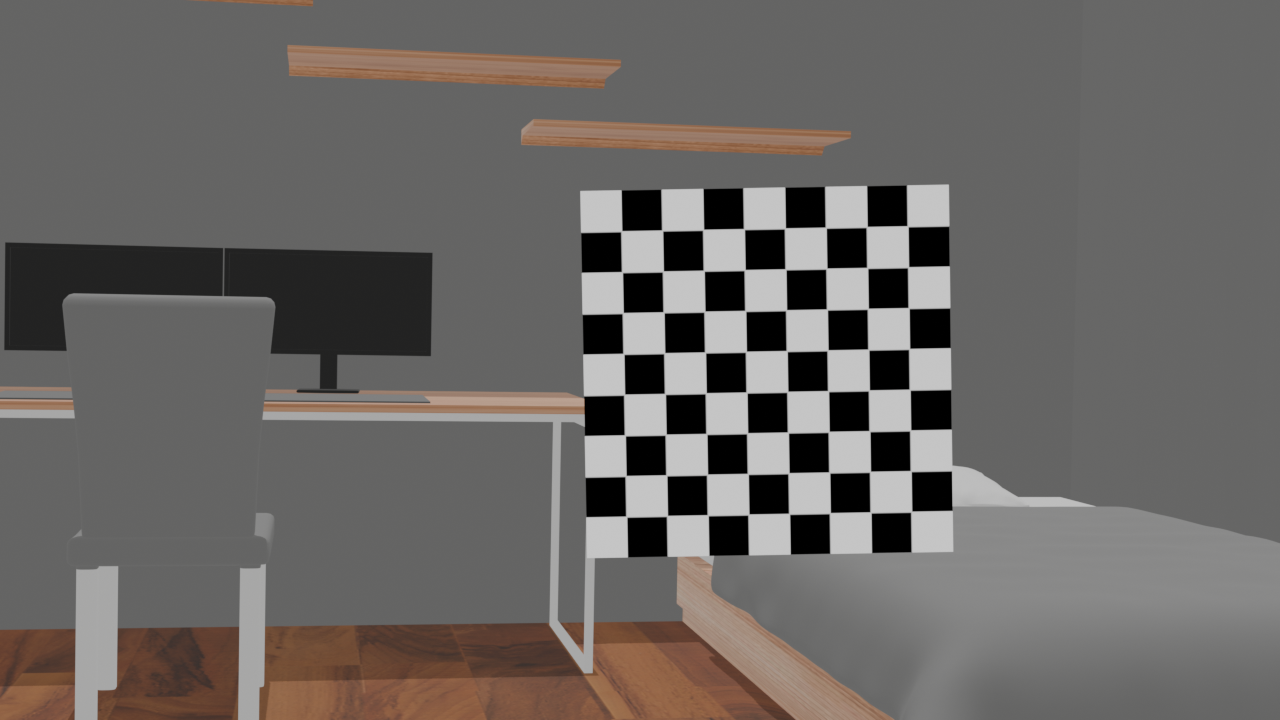
#> input picture calibrationLFC/imageset/pose_000_Center.png, 1280 x 720 px
$ python testCorners.py
#> lines starting #> are read from the running program, lines starting #| are printed output that depends on the picture; after the words box and inside, x2 and y2 are one past the last pixel; in counts of white or black regions, pixels touching at a corner belong together
### calibrationLFC/InitialCalibration.py
import cv2
import numpy as np
from CalibrationState import CalibrationState
from scipy.optimize import least_squares


class InitialCalibration:

    def __init__(self, chessboardSize=(8,8), squareSize=0.11):
        self.chessboardSize = chessboardSize
        self.squareSize = squareSize
        self.criteria = (cv2.TERM_CRITERIA_EPS + cv2.TERM_CRITERIA_MAX_ITER, 30, 0.001)

    # ---------------------------
    # Helper: object points, corner detection
    # ---------------------------
    # [6 lines left out: function createObjectPoints, not called in this run]

    def detectCorners(self, imagePath):
#> called with imagePath = 'imageset/pose_000_Center.png'
        img = cv2.imread(imagePath)
#> img is the input picture: shape (720, 1280, 3); mean B, G, R 99.6, 102.1, 106
        if img is None:
            return False, None, None
        gray = cv2.cvtColor(img, cv2.COLOR_BGR2GRAY)

        found, corners = cv2.findChessboardCorners(gray, self.chessboardSize)
#> found = True; corners = 64 rows, first 8: [622.4, 230.5], [661.4, 229.5], [703.1, 229.5], [744.7, 229.7], [785, 228.4], [826.5, 228.5], [866.5, 227], [908.5, 227.5]
        if not found:
            return False, None, None

        refined = cv2.cornerSubPix(gray, corners, (11, 11), (-1, -1), self.criteria)
#> refined = 64 rows, first 8: [621.3, 231.2], [662.2, 230.4], [703.1, 229.7], [744, 229], [784.9, 228.4], [825.7, 227.6], [866.7, 226.9], [907.6, 226.2]
        return True, refined, gray.shape[::-1]

    # -------------------------------------------------------
    # Step 1: Intrinsic calibration per camera
    # -------------------------------------------------------
    # [369 lines left out: functions calibrateIntrinsics, calibrateExtrinsics, bundleAdjustExtrinsics, run, not called in this run]

### calibrationLFC/testCorners.py
import cv2
from InitialCalibration import InitialCalibration

# 9x9 Squares -> 8x8 inner corners
CAL = InitialCalibration(chessboardSize=(8, 8), squareSize=0.02)

def debug_image(path):
    print("Testing:", path)
    ok, corners, _ = CAL.detectCorners(path)
#> ok = True; corners has the same summary as refined in detectCorners
    print("  found:", ok)
#|   found: True

    img = cv2.imread(path)
    if img is None:
        print("  ERROR: could not load image")
        return

    # Wenn erkannt → Ecken draufmalen
    if ok:
        cv2.drawChessboardCorners(img, CAL.chessboardSize, corners, ok)
#> img: shape (720, 1280, 3); 1.93% of pixels changed, all inside (x1, y1, x2, y2) = (615, 220, 918, 524)

    cv2.imshow(path, img)
    cv2.waitKey(0)
    cv2.destroyAllWindows()

if __name__ == "__main__":
    debug_image("imageset/pose_000_Center.png")
    debug_image("imageset/pose_000_Right1.png")
#> call 2 of detectCorners, with imagePath = 'imageset/pose_000_Right1.png'
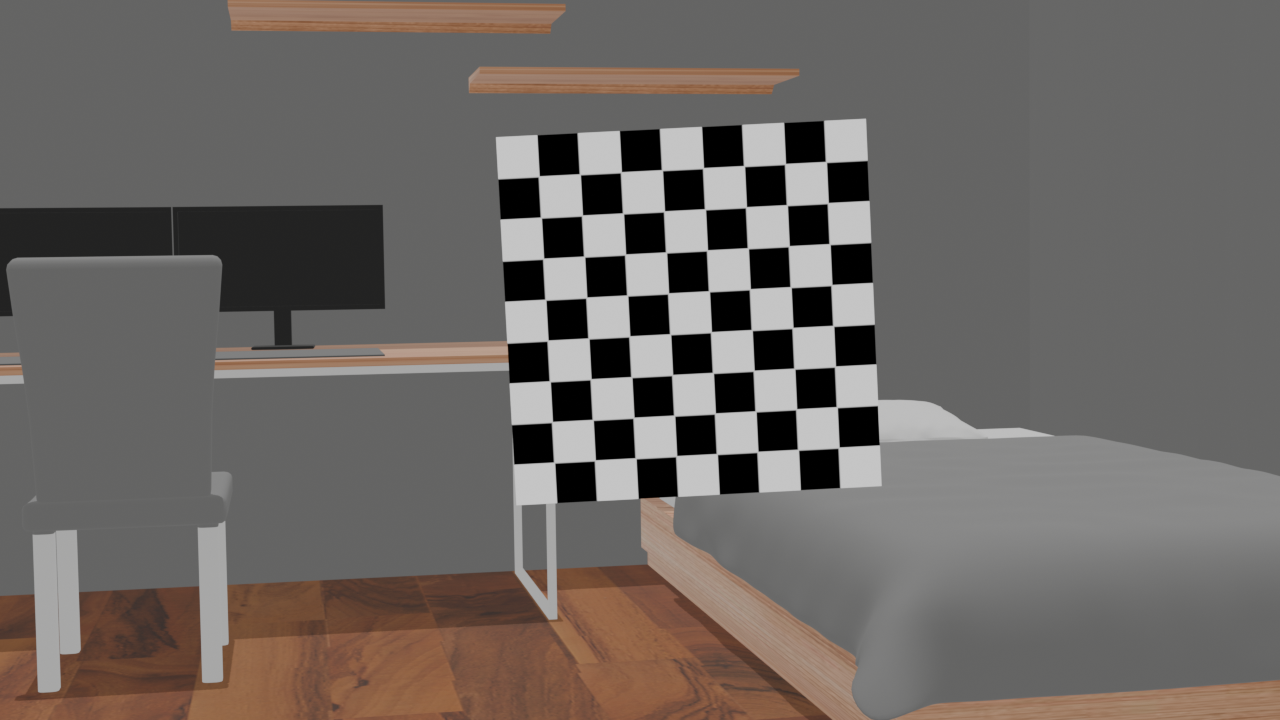
#> input picture calibrationLFC/imageset/pose_000_Right1.png, 1280 x 720 px
#> in detectCorners, img is the input picture: shape (720, 1280, 3); mean B, G, R 99, 102.7, 108.5
#> in detectCorners (call 2), `found, corners = cv2.findChessboardCorners(gray, self.chessboardSize)`: corners = 64 rows, first 8: [537.7, 177.5], [580.6, 175.3], [621, 172.4], [662.6, 170.7], [702.9, 168.5], [744.5, 166.6], [784.3, 164.7], [825.6, 161.5]
#> in detectCorners (call 2), `refined = cv2.cornerSubPix(gray, corners, (11, 11), (-1, -1), self.cri..`: refined = 64 rows, first 8: [538.7, 176.4], [579.8, 174.3], [620.9, 172.2], [662, 170.1], [703, 168.1], [744, 166], [785, 163.9], [825.9, 161.9]
#> in debug_image (call 2), `ok, corners, _ = CAL.detectCorners(path)`: corners has the same summary as refined in detectCorners
#|   found: True
#> in debug_image (call 2), `cv2.drawChessboardCorners(img, CAL.chessboardSize, corners, ok)`: img: shape (720, 1280, 3); 1.93% of pixels changed, all inside (x1, y1, x2, y2) = (533, 156, 846, 469)
    debug_image("imageset/pose_000_Right3.png")
#> call 3 of debug_image, with path = 'imageset/pose_000_Right3.png'
#> call 3 of detectCorners, with imagePath = 'imageset/pose_000_Right3.png'
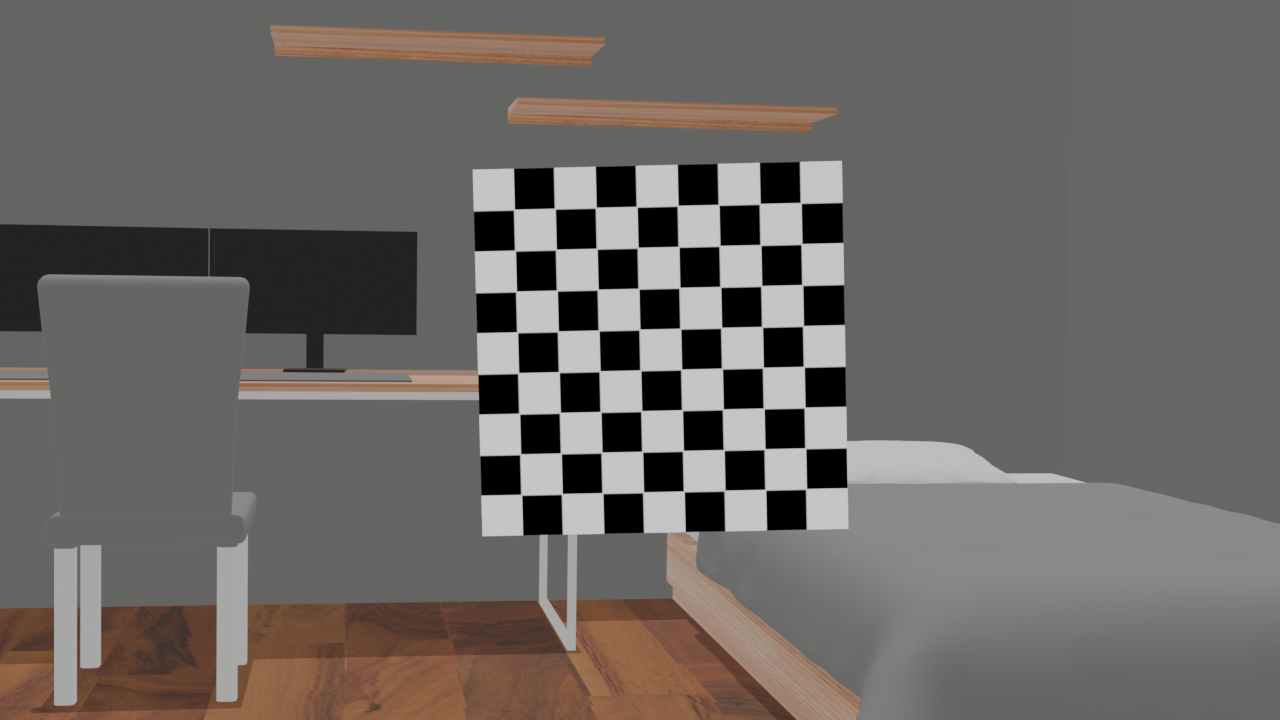
#> input picture calibrationLFC/imageset/pose_000_Right3.png, 1280 x 720 px
#> in detectCorners, img is the input picture: shape (720, 1280, 3); mean B, G, R 99.7, 102.6, 107
#> in detectCorners (call 3), `gray = cv2.cvtColor(img, cv2.COLOR_BGR2GRAY)`:
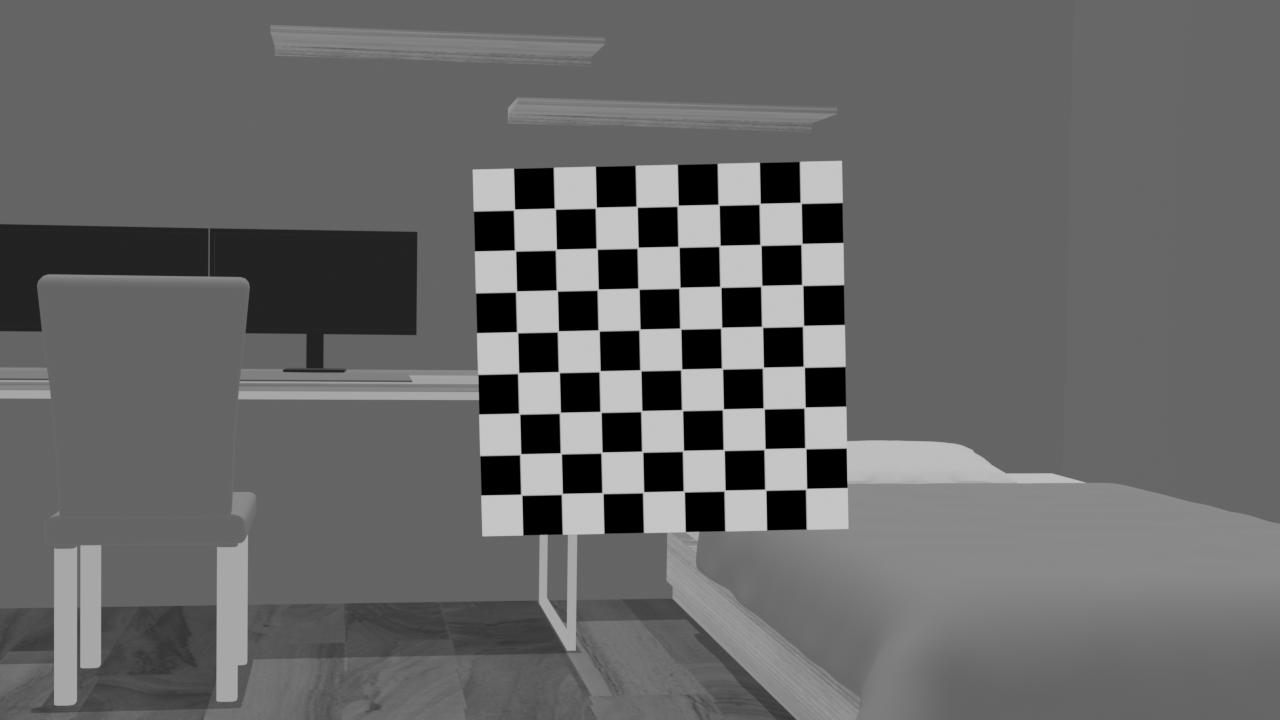
#> gray: shape (720, 1280); min 0, max 197, mean 103.6
#> in detectCorners (call 3), `found, corners = cv2.findChessboardCorners(gray, self.chessboardSize)`: corners = 64 rows, first 8: [514.1, 209.4], [555.5, 209.5], [596.5, 206.5], [637.5, 207.6], [678.3, 204.8], [718.5, 204.9], [760.5, 202.7], [800.6, 202.9]
#> in detectCorners (call 3), `refined = cv2.cornerSubPix(gray, corners, (11, 11), (-1, -1), self.cri..`: refined = 64 rows, first 8: [514, 209.5], [554.8, 208.6], [595.7, 207.6], [636.6, 206.7], [677.6, 205.7], [718.6, 204.8], [759.6, 203.8], [800.7, 202.8]
#> in debug_image (call 3), `ok, corners, _ = CAL.detectCorners(path)`: corners has the same summary as refined in detectCorners
#|   found: True
#> in debug_image (call 3), `cv2.drawChessboardCorners(img, CAL.chessboardSize, corners, ok)`:
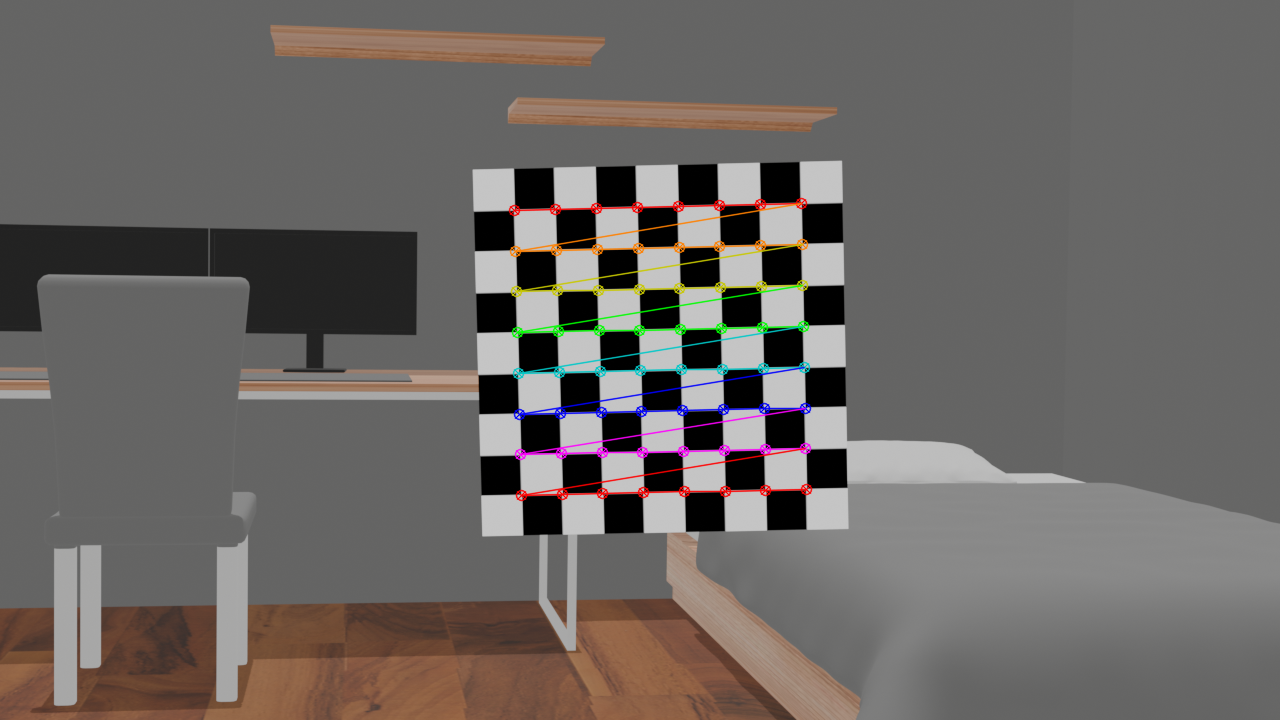
#> img: shape (720, 1280, 3); 1.93% of pixels changed, all inside (x1, y1, x2, y2) = (508, 197, 813, 502)
